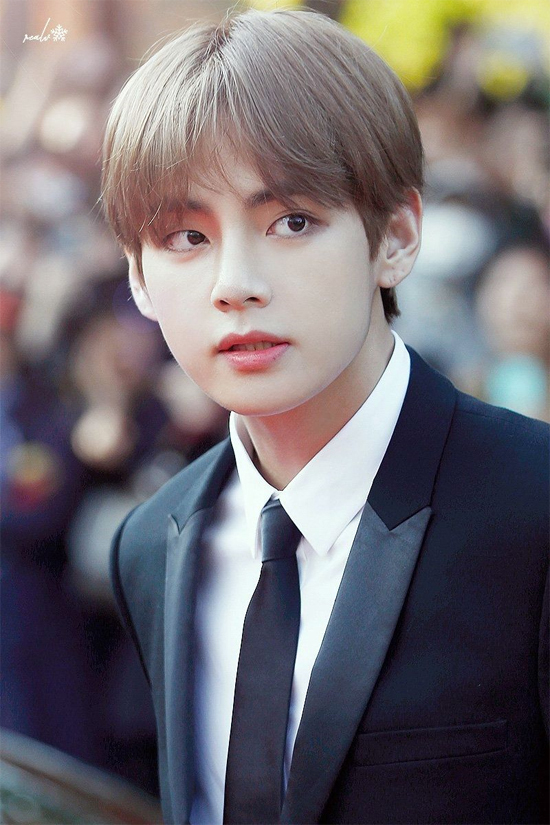
#> input picture yhs/img/01.jpg, 550 x 825 px, given in place of img (1)_0.png, which was not available
$ jupyter execute --allow-errors skin_color_extraction_total.ipynb   (text cells are left out)
#> lines starting #> are read from the running program, lines starting #| are printed output that depends on the picture; after the words box and inside, x2 and y2 are one past the last pixel; in counts of white or black regions, pixels touching at a corner belong together; pictures that were not available may be replaced by others from this repository, and a replacement may not be noted
[cell 1]
import cv2 as cv
import numpy as np
import colour
import utils
import matplotlib.pyplot as plt
import math

[cell 2]
# 화이트 밸런스 변환
def apply_mask(matrix, mask, fill_value):
    masked = np.ma.array(matrix, mask=mask, fill_value=fill_value)
    return masked.filled()

def apply_threshold(matrix, low_value, high_value):
    low_mask = matrix < low_value
    matrix = apply_mask(matrix, low_mask, low_value)

    high_mask = matrix > high_value
    matrix = apply_mask(matrix, high_mask, high_value)

    return matrix

def white_balance(img, percent, file_name):
    assert img.shape[2] == 3
    assert percent > 0 and percent < 100

    half_percent = percent / 200.0

    channels = cv.split(img)

    out_channels = []
    for channel in channels:
        assert len(channel.shape) == 2
        # find the low and high precentile values (based on the input percentile)
        height, width = channel.shape
        vec_size = width * height
        flat = channel.reshape(vec_size)

        assert len(flat.shape) == 1

        flat = np.sort(flat)

        n_cols = flat.shape[0]

        low_val  = flat[math.floor(n_cols * half_percent)]
        high_val = flat[math.ceil( n_cols * (1.0 - half_percent))]

#         print("Lowval: ", low_val)
#         print("Highval: ", high_val)

        # saturate below the low percentile and above the high percentile
        thresholded = apply_threshold(channel, low_val, high_val)
        # scale the channel
        normalized = cv.normalize(thresholded, thresholded.copy(), 0, 255, cv.NORM_MINMAX)
        out_channels.append(normalized)

    out = cv.merge(out_channels)
    cv.imwrite("img/"+file_name+"_1.jpg", out)
#         cv.imshow("before", img)
#         cv.imshow("after", out)
#     cv.waitKey(0)
    return out

[cell 3]
## 전체크기 리사이징 추가
# [21 lines left out: function resizing_first, not called in this run]

[cell 4]
# 얼굴 인식
def face_detection(img, file_name) :
    origin_img = img

    faceCascade = cv.CascadeClassifier('data/haarcascade_frontface.xml')

    gray = cv.cvtColor(origin_img, cv.COLOR_BGR2GRAY)
    faces = faceCascade.detectMultiScale(gray, scaleFactor=1.3, minNeighbors=5, minSize=(30, 30))

    face_cropped = None

    # face_detection
    if len(faces) > 1 :
        print("한 사람만 찍힌 사진을 올려주세요")
        face_cropped = [0,0,0]
    elif len(faces) == 1 :
        for (x, y, w, h) in faces:
            cv.rectangle(origin_img, (x, y), (x+w, y+h), (0, 255, 0), 2)
#             cv.imshow("Face", origin_img)
            cv.imwrite("img/"+file_name+"_3.jpg", origin_img)
            face_cropped = origin_img[y:y + h, x:x + w]
            roi_gray = gray[y:y+h, x:x+w]
            roi_color = origin_img[y:y+h, x:x+w]
            cv.imwrite("img/"+file_name+"_4.jpg", face_cropped)

    elif len(faces) == 0 :
        print("정면이거나 정상적인 사진을 올려주세요")
        face_cropped = [0,0,0]
    else :
        print("에러")
        face_cropped = [0,0,0]


    return face_cropped

[cell 5]
# resizing
# [18 lines left out: function resizing_img, not called in this run]

[cell 6]
# 볼 인식

# [54 lines left out: function cheek_detection, not called in this run]

[cell 7]
# 전체 피부 추출

[cell 8]
# [11 lines left out: function shadow_process, not called in this run]
# [11 lines of commented-out code are left out]

[cell 9]
# 평균색 HSV 변환
def color_convert(cheek, file_name) :
    img = cheek
    img = cv.cvtColor(img, cv.COLOR_BGR2RGB)
    plt.imshow(img)
    plt.show()

    sum = 0
    R = []
    G = []
    B = []
    for i in img :
        for j in i :
            R.append(j[0])
            G.append(j[1])
            B.append(j[2])

    R_sum = 0
    G_sum = 0
    B_sum = 0

    # 각 R, G, B의 합계 구하기
    for i in range(len(R)) :
        R_sum += R[i]
        G_sum += G[i]
        B_sum += B[i]

    R_avg = int(round((R_sum / len(R)), 0))  # R값 평균
    G_avg = int(round((G_sum / len(G)), 0))  # G값 평균
    B_avg = int(round((B_sum / len(B)), 0))  # B값 평균
    RGB_color = [R_avg, G_avg, B_avg]


    # 평균 색만 그래프 그리기 위함 img_avg
    img_avg = img

    for i in img_avg :
        for j in i :
            j[0] = R_avg
            j[1] = G_avg
            j[2] = B_avg

    # 기존
    plt.imshow(img)
    plt.show()

    # 평균색
    plt.imshow(img_avg)
    plt.show()
    bgr_img_avg = cv.cvtColor(img_avg, cv.COLOR_RGB2BGR)


    # 저장
    cv.imwrite("img/"+file_name+"_9.jpg", bgr_img_avg)


    arr_RGB_color = np.array(RGB_color)
    float_arr_RGB_color = arr_RGB_color / 255
    float_tp_RGB_color = tuple(float_arr_RGB_color)
    HSV_color = colour.RGB_to_HSV(float_tp_RGB_color)
    HSV_color2 = np.array([round(HSV_color[0]*359, 3), round(HSV_color[1] * 100, 3)-4, round(HSV_color[2] * 100, 3)+8])
#     print("HSV 값 : ", HSV_color2)
    HSV_color2 = list(HSV_color2)
    HSV_color2[0] = round(HSV_color2[0], 2)
    HSV_color2[1] = round(HSV_color2[1], 2)
    HSV_color2[2] = round(HSV_color2[2], 2)
    return HSV_color2

[cell 10]
# [53 lines left out: function color_classifier, not called in this run]

[cell 11]
# [18 lines left out: function skin_color_extraction, not called in this run]

[cell 12]
file_name = "img (1)_0"
origin_img = cv.imread("crop/"+file_name+".png")
#> origin_img is the input picture: shape (825, 550, 3); mean B, G, R 112.5, 107.2, 112.5

wb_img = white_balance(origin_img, 0.5, file_name)
#> the loop in white_balance, `for channel in channels:` made 3 passes
#> (low_val, high_val) on passes 1 to 3: (4, 252), (1, 253), (4, 244)
#> pass 1, in apply_threshold, `low_mask = matrix < low_value`:
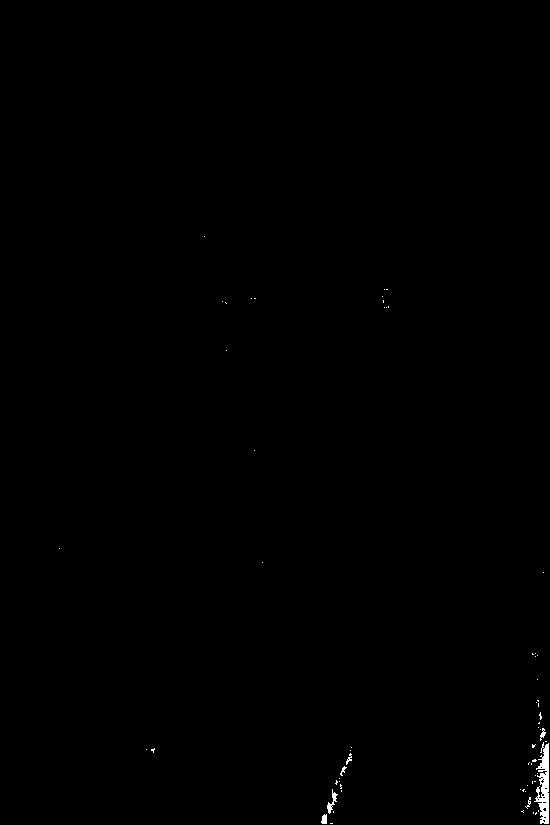
#> low_mask: shape (825, 550) bool; 0.24% white; 64 white regions (57 under 20 px), largest, box (x1, y1, x2, y2) and area: (534, 742, 549, 824) 667, (327, 789, 338, 814) 90, (321, 814, 327, 824) 48
#> pass 1, in apply_mask, `masked = np.ma.array(matrix, mask=mask, fill_value=fill_value)`:
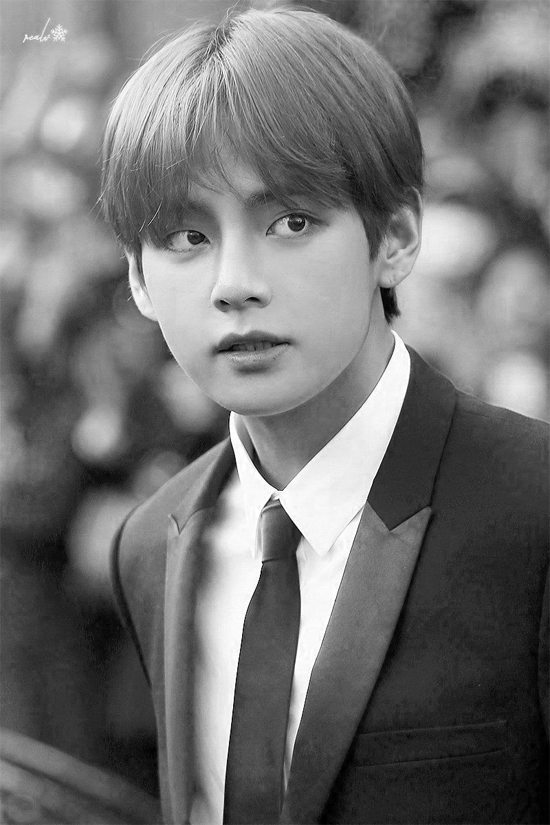
#> masked: shape (825, 550); min 0, max 255, mean 112.5
#> pass 1, in apply_threshold, `high_mask = matrix > high_value`:
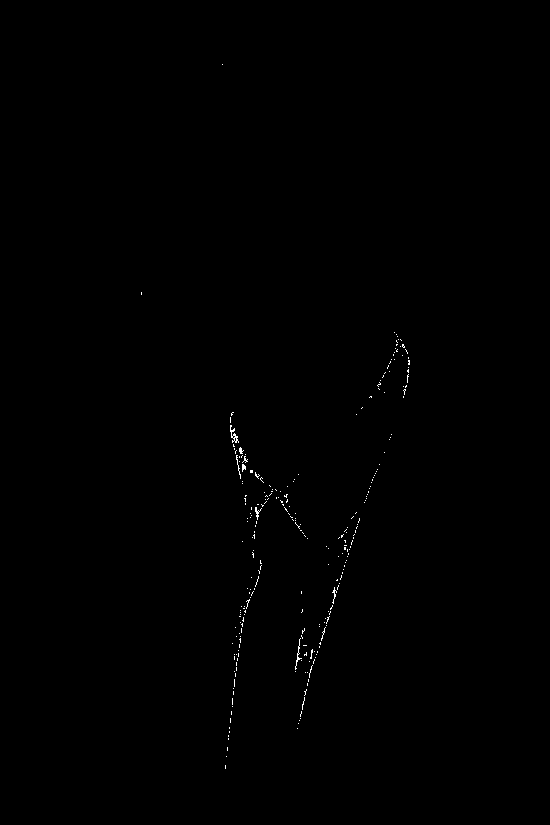
#> high_mask: shape (825, 550) bool; 0.22% white in thin lines or dots, all inside (x1, y1, x2, y2) = (141, 64, 410, 769)
#> after the loop in white_balance, `for channel in channels:`:
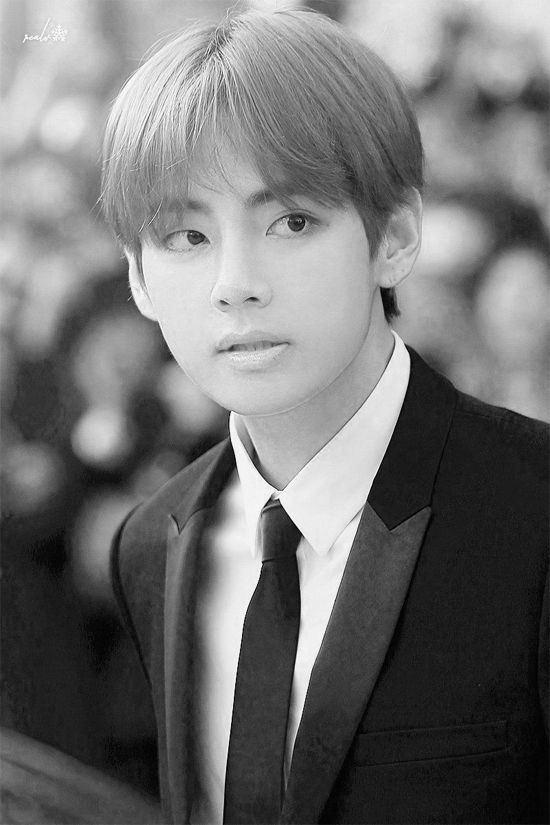
#> thresholded: shape (825, 550); min 4, max 244, mean 112.4
#> after the loop in white_balance, `for channel in channels:`: out_channels = 3 items
face_img = face_detection(wb_img, file_name)
#> in face_detection, `gray = cv.cvtColor(origin_img, cv.COLOR_BGR2GRAY)`:
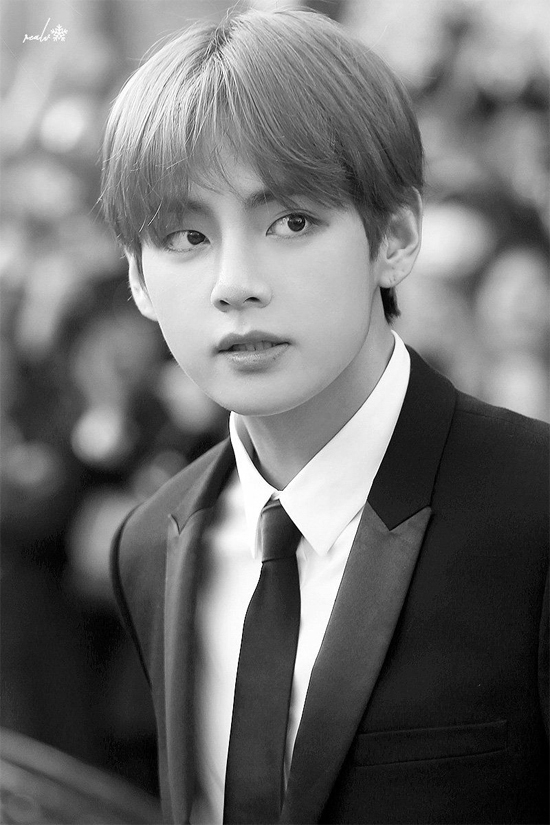
#> gray: shape (825, 550); min 0, max 255, mean 110.2
#> in face_detection, `faces = faceCascade.detectMultiScale(gray, scaleFactor=1.3, minNeighbo..`: faces = ()
#> face_img = [0, 0, 0]

[cell 13]
file_name = "test44"
resize_img = cv.imread("img/"+file_name+"_4.jpg")
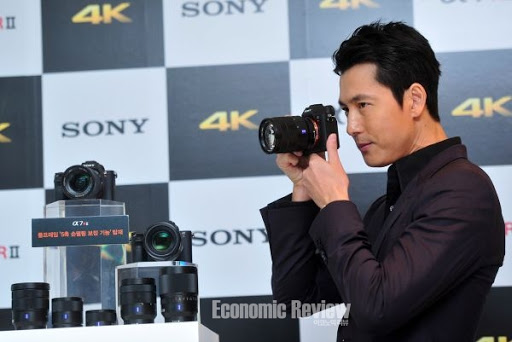
#> input picture yhs/img/02.jpg, 512 x 342 px, given in place of test44_4.jpg, which was not available
#> resize_img is the input picture: shape (342, 512, 3); mean B, G, R 130.2, 119.9, 114.9
#> (the rest of this cell did not finish here and is left out)

[cell 14]
file_name = "test44"
img = cv.imread("img/"+file_name+"_test.jpg")
#> (the rest of this cell did not finish here and is left out)

#> after the loop in color_convert, `for i in img :`: B = 175104 items
#> the loop in color_convert, `for i in range(len(R)) :` made 175104 passes
#> (R_sum, G_sum, B_sum) on passes 1 to 3: (185, 202, 218), (370, 404, 436), (555, 606, 654)
#> after the loop in color_convert, `for i in range(len(R)) :`: B_sum = 22795736; G_sum = 20998421; R_sum = 20114115
#> in color_convert, `R_avg = int(round((R_sum / len(R)), 0))`: R_avg = 115
#> in color_convert, `G_avg = int(round((G_sum / len(G)), 0))`: G_avg = 120
#> in color_convert, `B_avg = int(round((B_sum / len(B)), 0))`: B_avg = 130
#> in color_convert, `RGB_color = [R_avg, G_avg, B_avg]`: RGB_color = [115, 120, 130]
#> in color_convert, `plt.show()`:
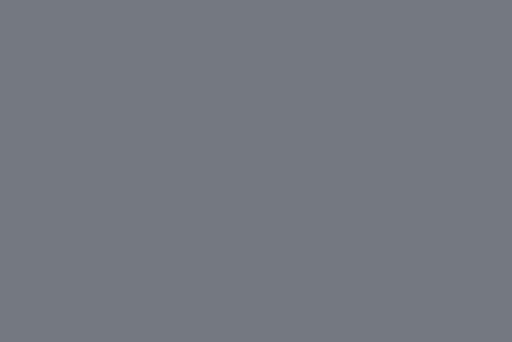
#> shown: shape (342, 512, 3); mean R, G, B 115, 120, 130
#> in color_convert, `float_arr_RGB_color = arr_RGB_color / 255`: float_arr_RGB_color = [0.451, 0.471, 0.51]
#> in color_convert, `float_tp_RGB_color = tuple(float_arr_RGB_color)`: float_tp_RGB_color = (0.451, 0.471, 0.51)
print(hsv)

[cell 15]
file_name = "test44"
img = cv.imread("img/"+file_name+"_test.jpg")
h,w,c = img.shape
#> h = 342; w = 512; c = 3

#> (the rest of this cell did not finish here and is left out)

#> the loop in color_convert (call 2), `for i in range(len(R)) :` made 175104 passes
print(hsv)

hsv[0] = hsv[0]/359
hsv[1] = hsv[1]/100
hsv[2] = hsv[2]/100

hsv = tuple(hsv)
RGB_color = colour.HSV_to_RGB(hsv)
RGB_color= RGB_color*255
print(RGB_color)
